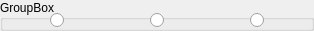
  <widget class="QGroupBox" name="metapaths_stepsSCAN_rRNA">
   <property name="geometry">
    <rect>
     <x>309</x>
     <y>460</y>
     <width>314</width>
     <height>31</height>
    </rect>
   </property>
   <property name="toolTip">
    <string>&lt;!DOCTYPE HTML PUBLIC &quot;-//W3C//DTD HTML 4.0//EN&quot; &quot;http://www.w3.org/TR/REC-html40/strict.dtd&quot;&gt;
&lt;html&gt;&lt;head&gt;&lt;meta name=&quot;qrichtext&quot; content=&quot;1&quot; /&gt;&lt;style type=&quot;text/css&quot;&gt;
p, li { white-space: pre-wrap; }
&lt;/style&gt;&lt;/head&gt;&lt;body style=&quot; font-family:'Lucida Grande'; font-size:13pt; font-weight:400; font-style:normal;&quot;&gt;
&lt;p align=&quot;justify&quot; style=&quot; margin-top:12px; margin-bottom:12px; margin-left:0px; margin-right:0px; -qt-block-indent:0; text-indent:0px;&quot;&gt;&lt;span style=&quot; font-size:12pt;&quot;&gt;The nuceoltide sequences in the &amp;quot;&lt;/span&gt;&lt;span style=&quot; font-size:12pt; color:#2ab531;&quot;&gt;preprocessed&lt;/span&gt;&lt;span style=&quot; font-size:12pt;&quot;&gt;&amp;quot; folder in the step &lt;/span&gt;&lt;span style=&quot; font-size:12pt; color:#2a31bf;&quot;&gt;PREPROCESS INPUT&lt;/span&gt;&lt;span style=&quot; font-size:12pt;&quot;&gt; are blasted against the selected rRNA databases such as LUS or SSU  Silva sequence databases and SSU Greengene database. The hits with high bit scores are flagged as rRNA and the resulting taxonomy from the databases are assigned.&lt;/span&gt;&lt;/p&gt;
&lt;p align=&quot;justify&quot; style=&quot; margin-top:12px; margin-bottom:12px; margin-left:0px; margin-right:0px; -qt-block-indent:0; text-indent:0px;&quot;&gt;&lt;span style=&quot; font-size:12pt;&quot;&gt;The results from this step are put in the &lt;/span&gt;&lt;span style=&quot; font-size:12pt; color:#2bc643;&quot;&gt;results/rRNA folder&lt;/span&gt;&lt;span style=&quot; font-size:12pt;&quot;&gt;, with one tsv file for each rRNA database.&lt;/span&gt;&lt;/p&gt;&lt;/body&gt;&lt;/html&gt;</string>
   </property>
   <property name="title">
    <string>GroupBox</string>
   </property>
   <property name="flat">
    <bool>true</bool>
   </property>
   <widget class="QRadioButton" name="scan_rrnaYES">
    <property name="geometry">
     <rect>
      <x>50</x>
      <y>0</y>
      <width>51</width>
      <height>41</height>
     </rect>
    </property>
    <property name="text">
     <string/>
    </property>
   </widget>
   <widget class="QRadioButton" name="scan_rrnaSKIP">
    <property name="geometry">
     <rect>
      <x>150</x>
      <y>0</y>
      <width>51</width>
      <height>41</height>
     </rect>
    </property>
    <property name="text">
     <string/>
    </property>
   </widget>
   <widget class="QRadioButton" name="scan_rrnaREDO">
    <property name="geometry">
     <rect>
      <x>250</x>
      <y>0</y>
      <width>61</width>
      <height>41</height>
     </rect>
    </property>
    <property name="text">
     <string/>
    </property>
   </widget>
  </widget>
